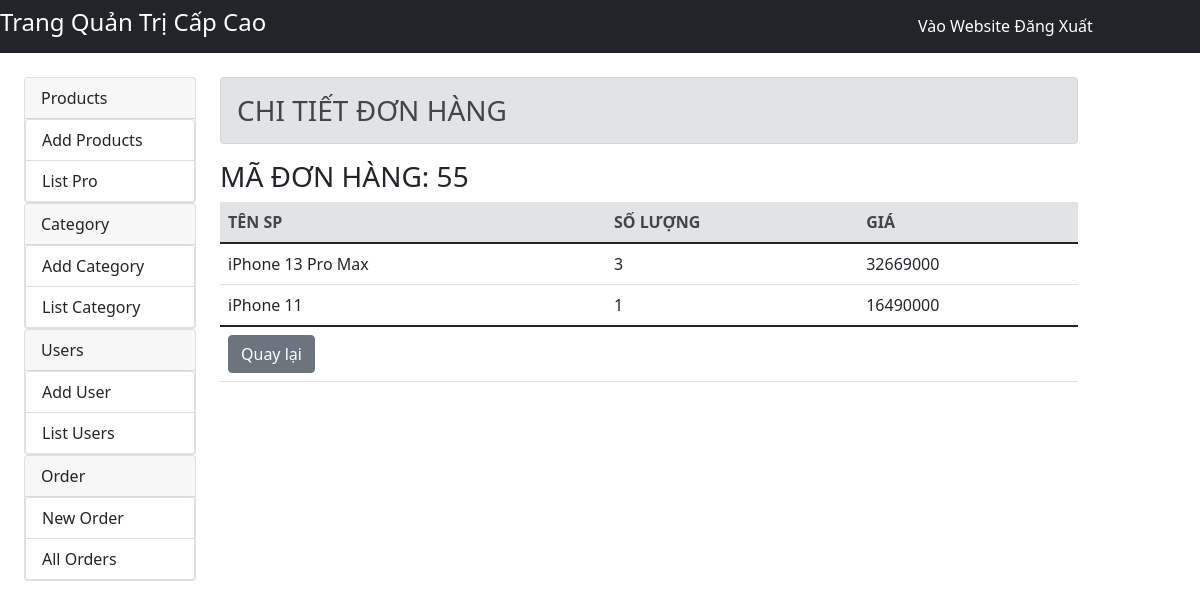
/?role=c_0&action=detail_order&ID=55 (signed in), run on the app's committed database.
### tables this page shows
CREATE TABLE `orders_detail` (
  `order_ID` int(10) NOT NULL,
  `productID` int(10) NOT NULL,
  `number` int(10) NOT NULL,
  `price` float NOT NULL
);

CREATE TABLE `product` (
  `productID` int(10) NOT NULL,
  `pro_name` varchar(255) NOT NULL,
  `pro_price` float NOT NULL,
  `pro_number` int(10) NOT NULL,
  `pro_discount` float NOT NULL DEFAULT 0,
  `pro_image` varchar(255) NOT NULL,
  `pro_date` date NOT NULL,
  `CategoryID` int(10) NOT NULL,
  `pro_view` int(10) NOT NULL DEFAULT 0,
  `pro_detail` varchar(1000) NOT NULL
);

### model/m_orders.php (called while the page is built, shortened)
<?php
class OrdersDB{
	public static function get_orderDetailByID($ID){
        $db = Database::getDB();
		 $query = "SELECT * FROM orders_detail WHERE order_ID=:ID";
		 try {
		  $statement = $db->prepare($query);
		  $statement->bindValue(':ID',$ID);
		  $statement -> execute();
		  $result = $statement->fetchAll(PDO::FETCH_OBJ);
		  return $result;
		} catch (PDOException $e) {
		  $error = $e->getMessage();
		  echo "Lỗi: ".$error;
		  exit();
		}
    }
}
?>

### model/m_product.php (called while the page is built, shortened)
<?php
class ProductDB{
    public static  function getProductById($ID){
       $db = Database::getDB();
       $query = "SELECT * FROM product  WHERE productID=:ID";
       try {
        $statement = $db->prepare($query);
        $statement->bindValue(':ID',$ID);
        $statement->execute();
        $result = $statement->fetch(PDO::FETCH_OBJ);
        return $result;
      } catch (PDOException $e) {
        $error = $e->getMessage();
        echo "Lỗi: ".$error;
        exit();
      }
      }
   }
 ?>

### view/admin_0/detail_order.php (the view, shortened to what this page needs)
<h3 class="alert alert-secondary">CHI TIẾT ĐƠN HÀNG</h3>
    <form action="" method="post">
        <h3>MÃ ĐƠN HÀNG: <?php echo $ID;?></h3>
        <table class="table">
            <thead class="alert-secondary">
                <tr>
                    <th>TÊN SP</th>
                    <th>SỐ LƯỢNG</th>
                    <th>GIÁ</th>
                </tr>
            </thead>
            <tbody>
                <?php
                    foreach($details as $key => $value):
                    $pro=ProductDB::getProductById($value->productID)
                ?>
                <tr>
                    <td><?php echo $pro-> pro_name?></td>
                    <td><?php echo $value-> number; ?></td>
                    <td><?php echo $value-> price;?></td>
                </tr>
                <?php
                    endforeach
                ?>
            </tbody>
            <tfoot>
            <tr>
                <td colspan="7">
                    <a href="index.php" class="btn btn-secondary">Quay lại</a>
                </td>
            </tr>
            </tfoot>
        </table>
    </form>

### data on the page
orders_detail: productID.pro_name "iPhone 13 Pro Max", number "3", price "32669000"
orders_detail: productID.pro_name "iPhone 11", number "1", price "16490000"

### other printed values
$ID "55"
